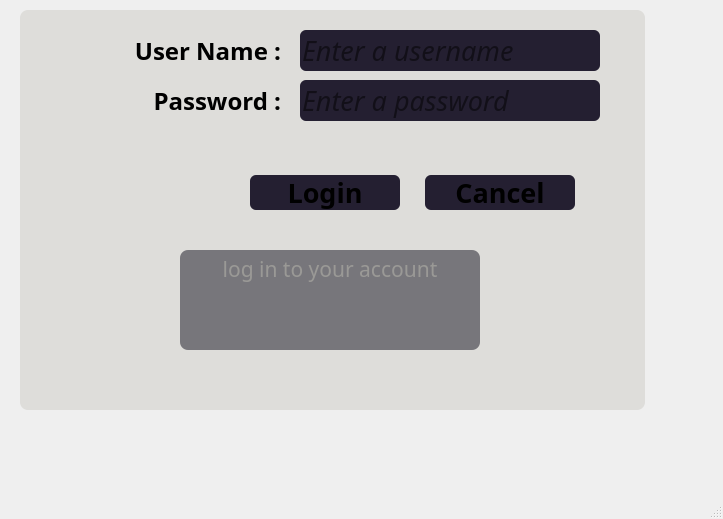
<?xml version="1.0" encoding="UTF-8"?>
<ui version="4.0">
 <class>MainWindow</class>
 <widget class="QMainWindow" name="MainWindow">
  <property name="geometry">
   <rect>
    <x>0</x>
    <y>0</y>
    <width>723</width>
    <height>519</height>
   </rect>
  </property>
  <property name="windowTitle">
   <string>MainWindow</string>
  </property>
  <property name="styleSheet">
   <string notr="true"/>
  </property>
  <widget class="QWidget" name="centralwidget">
   <widget class="QLabel" name="label">
    <property name="geometry">
     <rect>
      <x>100</x>
      <y>30</y>
      <width>181</width>
      <height>41</height>
     </rect>
    </property>
    <property name="font">
     <font>
      <family>Adwaita Sans</family>
      <pointsize>18</pointsize>
      <bold>true</bold>
     </font>
    </property>
    <property name="styleSheet">
     <string notr="true">color : rgb(0, 0, 0)</string>
    </property>
    <property name="text">
     <string>User Name :</string>
    </property>
    <property name="alignment">
     <set>Qt::AlignmentFlag::AlignRight|Qt::AlignmentFlag::AlignTrailing|Qt::AlignmentFlag::AlignVCenter</set>
    </property>
   </widget>
   <widget class="QLabel" name="label_2">
    <property name="geometry">
     <rect>
      <x>100</x>
      <y>80</y>
      <width>181</width>
      <height>41</height>
     </rect>
    </property>
    <property name="font">
     <font>
      <family>Adwaita Sans</family>
      <pointsize>18</pointsize>
      <bold>true</bold>
     </font>
    </property>
    <property name="styleSheet">
     <string notr="true">color: rgb(0, 0, 0);</string>
    </property>
    <property name="text">
     <string>Password :</string>
    </property>
    <property name="alignment">
     <set>Qt::AlignmentFlag::AlignRight|Qt::AlignmentFlag::AlignTrailing|Qt::AlignmentFlag::AlignVCenter</set>
    </property>
   </widget>
   <widget class="QLineEdit" name="lineEdit_User">
    <property name="geometry">
     <rect>
      <x>300</x>
      <y>30</y>
      <width>300</width>
      <height>41</height>
     </rect>
    </property>
    <property name="font">
     <font>
      <family>Adwaita Mono</family>
      <pointsize>20</pointsize>
      <italic>true</italic>
      <bold>false</bold>
     </font>
    </property>
    <property name="styleSheet">
     <string notr="true">background-color: rgb(36, 31, 49);
border-radius : 6px ;</string>
    </property>
    <property name="inputMask">
     <string/>
    </property>
    <property name="text">
     <string/>
    </property>
    <property name="placeholderText">
     <string>Enter a username</string>
    </property>
   </widget>
   <widget class="QLineEdit" name="lineEdit_Pass">
    <property name="geometry">
     <rect>
      <x>300</x>
      <y>80</y>
      <width>300</width>
      <height>41</height>
     </rect>
    </property>
    <property name="font">
     <font>
      <family>Adwaita Mono</family>
      <pointsize>20</pointsize>
      <italic>true</italic>
      <bold>false</bold>
     </font>
    </property>
    <property name="styleSheet">
     <string notr="true">background-color: rgb(36, 31, 49);
border-radius : 6px ;</string>
    </property>
    <property name="echoMode">
     <enum>QLineEdit::EchoMode::Password</enum>
    </property>
    <property name="placeholderText">
     <string>Enter a password</string>
    </property>
   </widget>
   <widget class="QPushButton" name="pushButton_Login">
    <property name="geometry">
     <rect>
      <x>250</x>
      <y>175</y>
      <width>150</width>
      <height>35</height>
     </rect>
    </property>
    <property name="font">
     <font>
      <family>Sans</family>
      <pointsize>20</pointsize>
      <bold>true</bold>
     </font>
    </property>
    <property name="styleSheet">
     <string notr="true">background-color: rgb(36, 31, 49);
border-radius : 6px ;</string>
    </property>
    <property name="text">
     <string>Login</string>
    </property>
   </widget>
   <widget class="QPushButton" name="pushButton_Cancel">
    <property name="geometry">
     <rect>
      <x>425</x>
      <y>175</y>
      <width>150</width>
      <height>35</height>
     </rect>
    </property>
    <property name="font">
     <font>
      <family>Sans</family>
      <pointsize>20</pointsize>
      <bold>true</bold>
     </font>
    </property>
    <property name="styleSheet">
     <string notr="true">background-color: rgb(36, 31, 49);
border-radius : 6px ;</string>
    </property>
    <property name="text">
     <string>Cancel</string>
    </property>
   </widget>
   <widget class="QFrame" name="frame">
    <property name="geometry">
     <rect>
      <x>20</x>
      <y>10</y>
      <width>625</width>
      <height>400</height>
     </rect>
    </property>
    <property name="styleSheet">
     <string notr="true">color: rgb(154, 153, 150);
border-radius : 8px ;
background-color: rgb(222, 221, 218);</string>
    </property>
    <property name="frameShape">
     <enum>QFrame::Shape::StyledPanel</enum>
    </property>
    <property name="frameShadow">
     <enum>QFrame::Shadow::Raised</enum>
    </property>
    <widget class="QTextEdit" name="textEdit">
     <property name="geometry">
      <rect>
       <x>160</x>
       <y>240</y>
       <width>300</width>
       <height>100</height>
      </rect>
     </property>
     <property name="font">
      <font>
       <family>Sans</family>
       <bold>true</bold>
      </font>
     </property>
     <property name="styleSheet">
      <string notr="true">border_radius : 4px;
border-color: rgb(154, 153, 150);
background-color: rgb(119, 118, 123);</string>
     </property>
     <property name="frameShape">
      <enum>QFrame::Shape::Box</enum>
     </property>
     <property name="html">
      <string>&lt;!DOCTYPE HTML PUBLIC &quot;-//W3C//DTD HTML 4.0//EN&quot; &quot;http://www.w3.org/TR/REC-html40/strict.dtd&quot;&gt;
&lt;html&gt;&lt;head&gt;&lt;meta name=&quot;qrichtext&quot; content=&quot;1&quot; /&gt;&lt;meta charset=&quot;utf-8&quot; /&gt;&lt;style type=&quot;text/css&quot;&gt;
p, li { white-space: pre-wrap; }
hr { height: 1px; border-width: 0; }
li.unchecked::marker { content: &quot;\2610&quot;; }
li.checked::marker { content: &quot;\2612&quot;; }
&lt;/style&gt;&lt;/head&gt;&lt;body style=&quot; font-family:'Sans'; font-size:10pt; font-weight:700; font-style:normal;&quot;&gt;
&lt;p align=&quot;center&quot; style=&quot; margin-top:0px; margin-bottom:0px; margin-left:0px; margin-right:0px; -qt-block-indent:0; text-indent:0px;&quot;&gt;&lt;span style=&quot; font-family:'monospace'; font-size:16pt; font-weight:400;&quot;&gt;log in to your account&lt;/span&gt;&lt;/p&gt;&lt;/body&gt;&lt;/html&gt;</string>
     </property>
     <property name="placeholderText">
      <string>Please Enter the username and password to log in</string>
     </property>
    </widget>
   </widget>
   <zorder>frame</zorder>
   <zorder>label</zorder>
   <zorder>label_2</zorder>
   <zorder>lineEdit_User</zorder>
   <zorder>lineEdit_Pass</zorder>
   <zorder>pushButton_Login</zorder>
   <zorder>pushButton_Cancel</zorder>
  </widget>
  <widget class="QMenuBar" name="menubar">
   <property name="geometry">
    <rect>
     <x>0</x>
     <y>0</y>
     <width>723</width>
     <height>20</height>
    </rect>
   </property>
  </widget>
  <widget class="QStatusBar" name="statusbar"/>
 </widget>
 <resources/>
 <connections/>
</ui>
